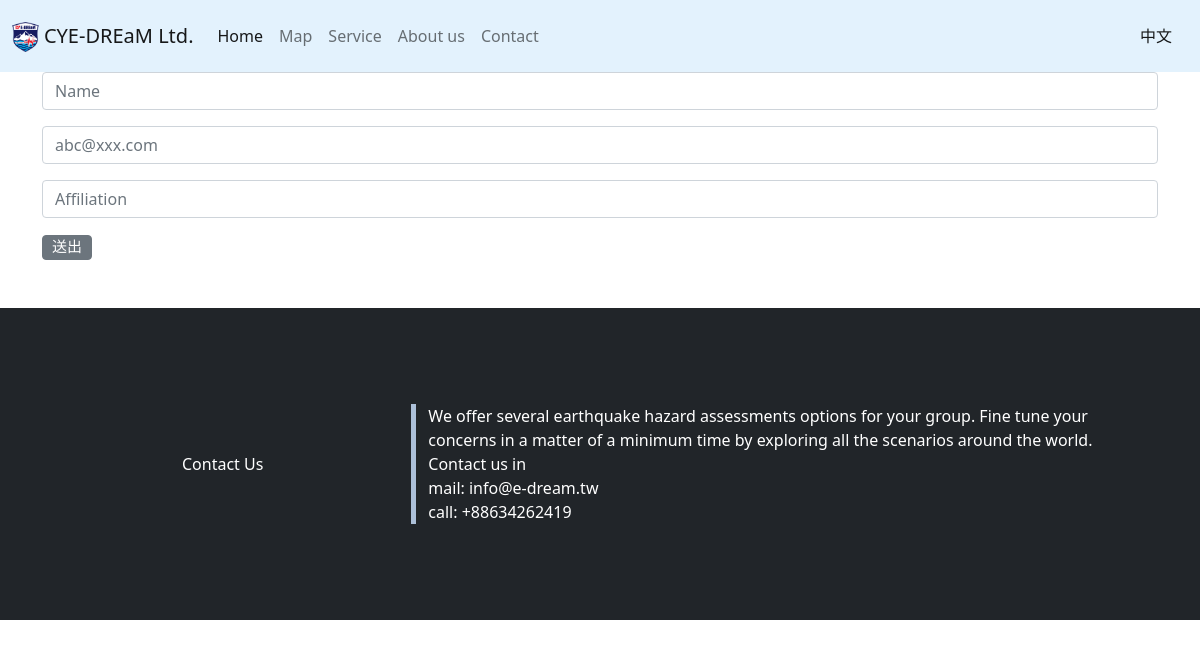
The page /MapPage/en on the database its author committed.
### map/models.py (models this page shows, shortened)
class MapPage(models.Model):
    name = models.CharField('公司名稱', max_length=20)
    logo= models.ImageField("公司logo",storage=OverwriteStorage(),upload_to='',blank=True)
    form_title=models.TextField('表單頂部內容', max_length=100,blank=True)
    form_image=models.ImageField("表單底部圖片URL",storage=OverwriteStorage(),upload_to='map_image',blank=True)
    bottom_title=models.CharField('底部標題', max_length=20,blank=True)
    bottom_content=models.TextField('底部內容', max_length=300,blank=True)
    bottom_email=models.CharField('底部email', max_length=100,blank=True)
    bottom_phone=models.CharField('底部連絡電話', max_length=50,blank=True)

class MapPage_EN(models.Model):
    name = models.CharField('公司名稱', max_length=50)
    form_title=models.TextField('表單頂部內容', max_length=300,blank=True)
    bottom_title=models.CharField('底部標題', max_length=50,blank=True)
    bottom_content=models.TextField('底部內容', max_length=400,blank=True)
    bottom_email=models.CharField('底部email', max_length=100,blank=True)
    bottom_phone=models.CharField('底部連絡電話', max_length=50,blank=True)

### map/views.py (the view)
# urls.py: path('en',showMapPage_EN),
def showMapPage_EN(request):
    submit=False
    token_length=32
    random_token=get_random_string(length=32)
    db_patient_length=5
    cookie_key="LoginCookie"
    if cookie_key in request.COOKIES:
        submit=True
        MapPage_content=MapPage.objects.all()
        return render(request, 'MapPage.html',{"MapPage_content":MapPage_content,"submit":submit,"token":random_token})
    else:
        if request.method == "POST":
            form= VisitorForm_EN(request.POST)
            if form.is_valid():
                form.save()
                num=len(Visitor_Info.objects.all())
                if num % db_patient_length == 0 and num!=0:
                    try:
                        send_email(title='Django Database 提醒',
                                    content=f"資料庫已有{num}筆資料",
                                    from_user=settings.EMAIL_HOST_USER,
                                    to_user=settings.EMAIL_HOST_USER
                        )
                    except:
                        pass
                return HttpResponseRedirect(f"/MapPage/en?{random_token}")
        else:
            form=VisitorForm_EN
            key="100"
            for key in request.GET.keys():
                pass
            if len(key)==token_length:
                submit=True
        MapPage_content=MapPage.objects.all()
        MapPage_EN_content=MapPage_EN.objects.all()
        zip_MapPage=zip(MapPage_content,MapPage_EN_content)
        return render(request, 'MapPage_EN.html',{"MapPage_content":zip_MapPage,"form":form,"submit":submit,"token":random_token})

### templates/MapPage_EN.html (shortened to what this page needs)
{% load static %}
<!DOCTYPE html>
<html lang="en">
{% for Content,Content_en in MapPage_content %}
<head>
    <link href="https://cdn.jsdelivr.net/npm/bootstrap@5.0.2/dist/css/bootstrap.min.css" rel="stylesheet"
>
    <link rel="stylesheet" href="{% static 'css/MapPage.css' %}">
</head>
<body>
    <nav class="navbar navbar-expand-lg navbar-light" style='background-color: #e3f2fd;'>
        <div class="container-xxl">
            <a class="navbar-brand" href="../en">
                <img src="../static/assets/{{ Content.logo }}" alt="" height="30"
                    class="d-inline-block align-text-top">
                {{ Content_en.name }}</a>
            <div class="collapse navbar-collapse" id="navbarSupportedContent">
                <ul class="navbar-nav me-auto mb-2 mb-lg-0">
                    <li class="nav-item">
                        <a class="nav-link active" aria-current="page" href="../en">Home</a>
                    </li>
                    <li class="nav-item">
                        <a class="nav-link" href="">Map</a>
                    </li>
                    <li class="nav-item">
                        <a class="nav-link" href="../Service/en">Service</a>
                    </li>
                    <li class="nav-item">
                        <a class="nav-link" href="../AboutUs/en">About us</a>
                    </li>
                    <li class="nav-item">
                        <a class="nav-link" href="../Contact/en">Contact</a>
                    </li>
                </ul>
                {% if submit %}
                    <span class="navbar-text">
                        <a class="nav-link" href="../MapPage/?{{ token }}">中文</a>
                    </span>
                {% else %}
                    <span class="navbar-text">
                        <a class="nav-link" href="../MapPage">中文</a>
                    </span>
                {% endif %}
            </div>
        </div>
    </nav>
    {% if submit %}
        <div class="container">
            <div class="row">
                <!-- <div class="col-12 col-md-3">
                    <div class="list-group">
                        <a href="#" class="list-group-item list-group-item-action active" aria-current="true">
                            The current link item
                        </a>
                        <a href="#" class="list-group-item list-group-item-action">A second link item</a>
                        <a href="#" class="list-group-item list-group-item-action">A third link item</a>
                        <a href="#" class="list-group-item list-group-item-action">A fourth link item</a>
                        <a href="#" class="list-group-item list-group-item-action disabled" tabindex="-1"
                            aria-disabled="true">A
                            disabled link item</a>
                    </div>
                </div> -->
                <div class="col-12 col-md-8">
                    <div id="floating-panel">
                        <input class="form-check-input" type="checkbox" id="toggle-fault">
                        <label class="form-check-label" for="toggle-fault" style="font-size: 15px;">&nbsp Fault
                            Layer</label>
                        <br>
                        <br>
                        <input class="form-check-input" type="checkbox" id="toggle-hazard">
                        <label class="form-check-label" for="toggle-hazard" style="font-size: 15px;">&nbsp Hazard
                            Layer</label>
                        <br>
                        <br>
                        <label class="label" for="toggle-text">Lon&nbsp:&nbsp</label>
                        <input class="form-text-input" type="text" id="toggle-Lon" name="name" placeholder="Input Longitude"
                            size="10">
                        <br>
                        <br>
                        <label class="label" for="toggle-text">Lat&nbsp&nbsp:&nbsp</label>
                        <input class="form-text-input" type="text" id="toggle-Lat" name="name" placeholder="Input Latitude"
                            size="10">
                        <br>
                        <br>
                        <div class="column justify-content-around">
                            <button class="btn btn-secondary" id="search">Search</button>
                            <button class="btn btn-secondary" id="clear">Clear</button>
                        </div>
                    </div>
                    <div id="map"></div>
                </div>
                <div class="col-12 col-md-4">
                    <img src="{% static 'assets/map_image/fakeimg1.jpg' %}" alt="hazard" id="hazard">
                </div>
            </div>
        </div>
    {% else %}
        <div class="container">
            <form id="form" action="" method=POST>
                {{ form.as_p}}
                <input id="submit" type="submit" value="送出" class="btn btn-secondary"></div>
    {% endif %}
    <footer class="bd-footer py-4 py-md-5 mt-5 bg-dark">
        <div class="container py-4 py-md-5 px-4 px-md-3">
            <div class="row align-items-center">
                <div class="text-center col-4 col-md-4" style="color:white">{{ Content_en.bottom_title }}</div>
                <div class="text-left col-8 col-md-8" id="Contact" style="color:white">
                    {{ Content_en.bottom_content }}<br>
                    mail: {{ Content_en.bottom_email }}<br>
                    call: {{ Content_en.bottom_phone }}
                </div>
            </div>
        </div>
    </footer>
</body>
{% endfor %}
</html>

### statics/css/MapPage.css (style rules this page uses)
.row #Contact { border-left: solid #ACC0D8 5px; }
.btn { height: 25px; width: 50px; font-Size: 15px; font-family: "Times New Roman"; padding: 0; }

### rows shown on the page
MapPage: logo (picture), name "CYE-DREaM Ltd.", bottom_title "Contact Us", bottom_content "We offer several earthquake hazard assessments options for your group. Fine tune your concerns in a matter of a minimum time by exploring all the scenarios around the world. Contact us in", bottom_email "info@e-dream.tw", bottom_phone "+88634262419"
